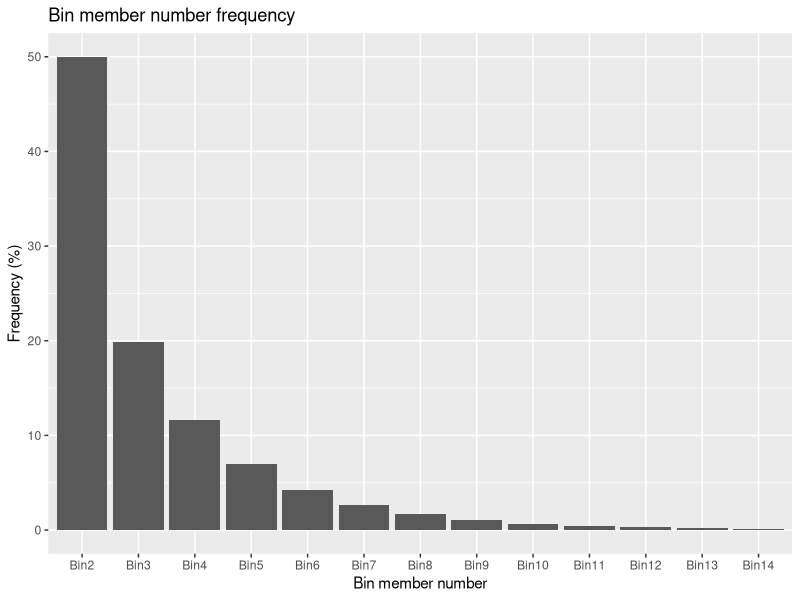
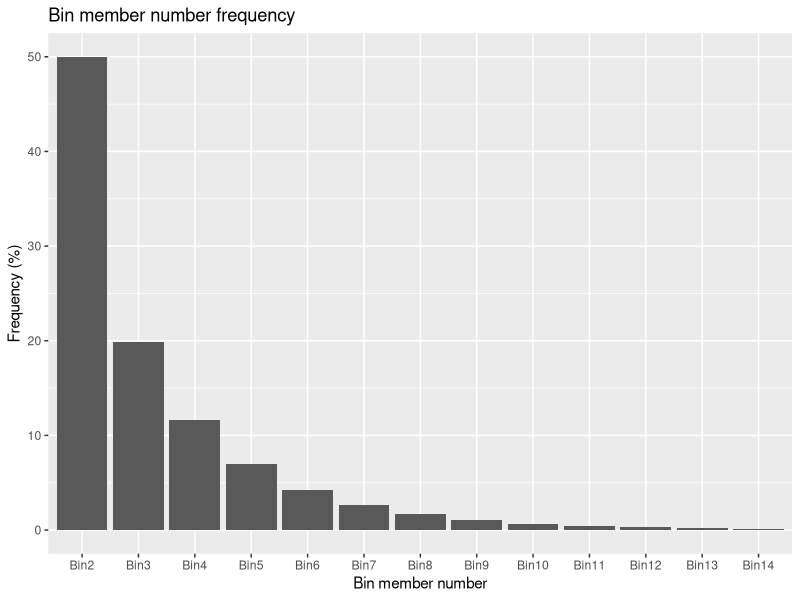
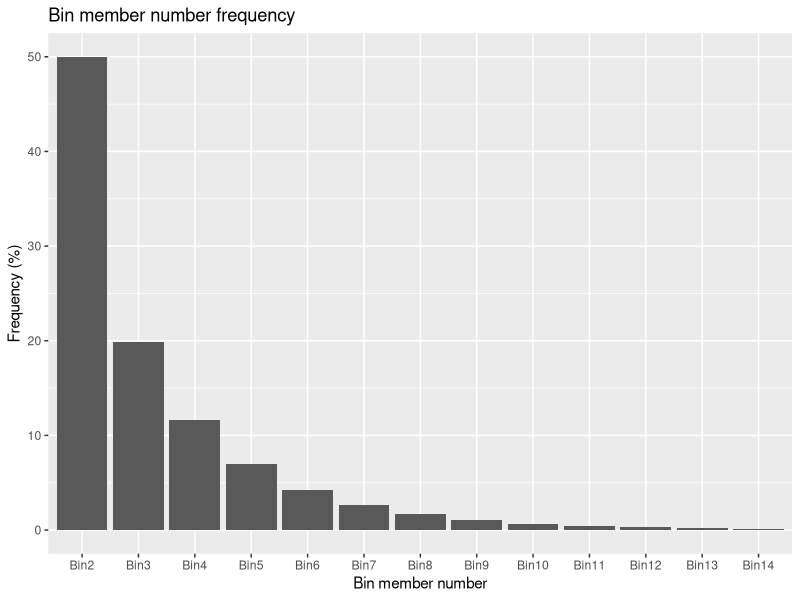

These charts were generated, in order, by the following R code:
library(tidyverse)
library(reshape2)
library(ggpubr)

# Read table
table <- read.table ("Bin_member_number_distribution.txt", sep = "\t", head = F, na.strings = c("NA"))
head(table)

# Add name to columns
colnames(table)[1] <- "Bin_member_number"
colnames(table)[2] <- "Frequency"

# Plot boxplot
p<-ggplot(table, aes(x=Bin_member_number, y=Frequency)) +
   geom_bar(stat="identity")+
   labs(title="Bin member number frequency",x="Bin member number", y = "Frequency (%)")+
   scale_x_discrete(limits=c("Bin2","Bin3","Bin4","Bin5","Bin6","Bin7","Bin8","Bin9","Bin10","Bin11","Bin12","Bin13","Bin14"))
   # Only keep Bin14 and before values that are > 1%
p

ggsave(p,file=paste0("Bin_member_number_distribution.pdf"), width = 12, height = 15, units = "cm")
ggsave(p,file=paste0("Bin_member_number_distribution.png"), width = 12, height = 15, units = "cm")
